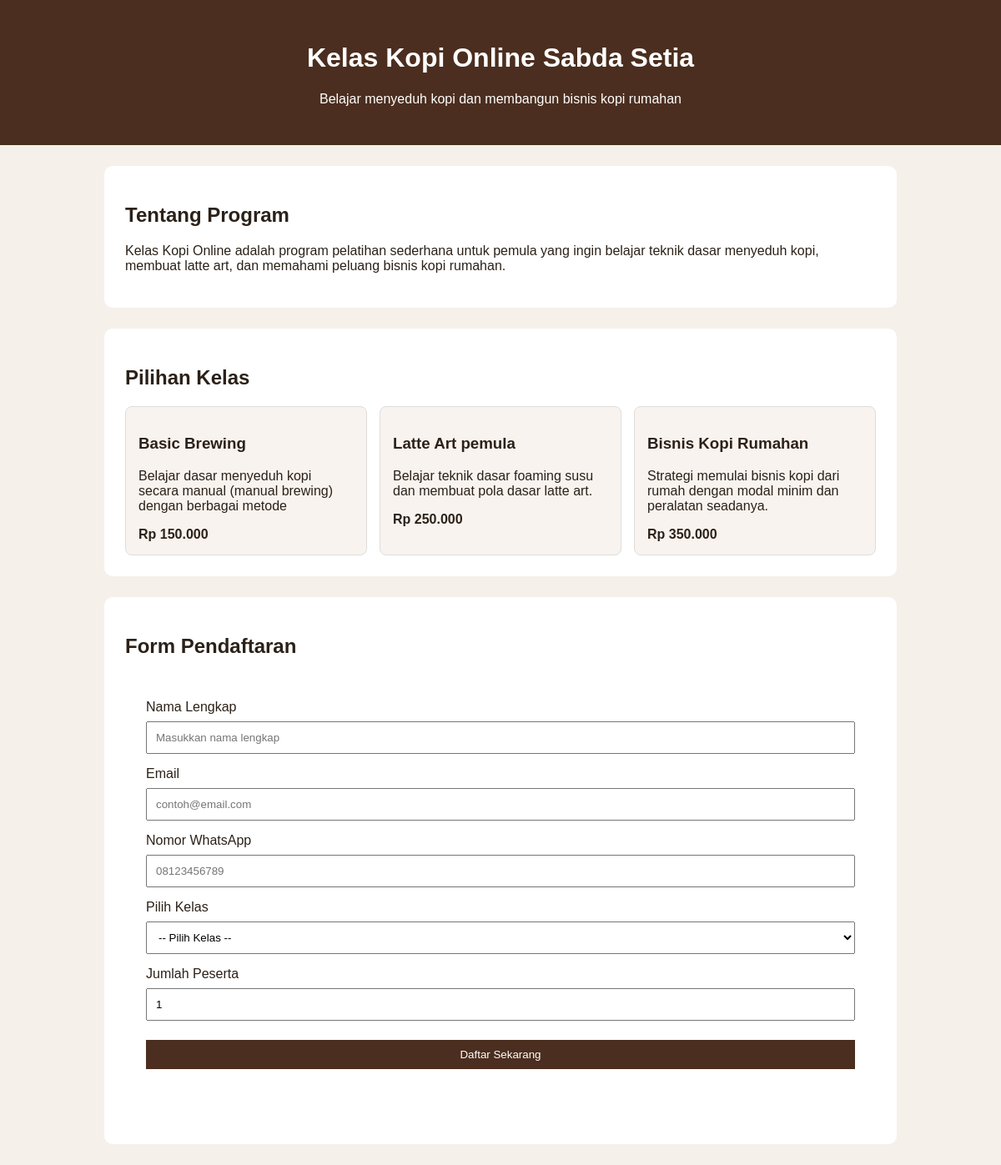
The page / on the database its author committed.
### tables this page shows
CREATE TABLE `courses` (
  `id` int(5) NOT NULL,
  `name` varchar(20) NOT NULL,
  `description` text NOT NULL,
  `price` double NOT NULL
);

### index.php (the view, shortened to what this page needs)
<?php
include "koneksi.php";
?>
<!DOCTYPE html>
<html lang="id">
<head>
    <link rel="stylesheet" href="css/style.css">
</head>
<body>
    <header>
        <h1>Kelas Kopi Online Sabda Setia</h1>
        <p>Belajar menyeduh kopi dan membangun bisnis kopi rumahan</p>
    </header>
    <section>
        <h2>Tentang Program</h2>
        <p>
            Kelas Kopi Online adalah program pelatihan sederhana untuk pemula yang ingin
            belajar teknik dasar menyeduh kopi, membuat latte art, dan memahami peluang
            bisnis kopi rumahan.
        </p>
    </section>
    <section>
        <h2>Pilihan Kelas</h2>
        <div class="cards">
            <?php
            $sql = "select * from courses";
            $query = mysqli_query($conn, $sql);
            while ($result = mysqli_fetch_array($query)) {
            ?>
                <div class="card">
                    <h3><?= $result['name'] ?></h3>
                    <p>
                        <?= $result['description'] ?>
                    </p>
                    <strong>Rp <?= number_format($result['price'], 0, ',', '.') ?> </strong>
                </div>
            <?php
            }
            ?>
        </div>
    </section>
    <section>
        <h2>Form Pendaftaran</h2>
        <?php include "frm_pendaftaran.php"; ?>
    </section>
</body>
</html>

### frm_pendaftaran.php (shortened to what this page needs)
<section>
    <form method="POST" action="sv_pendaftaran.php">
        <label>Nama Lengkap</label>
        <input type="text" name="full_name" placeholder="Masukkan nama lengkap">
        <label>Email</label>
        <input type="email" name="email" placeholder="contoh@email.com">
        <label>Nomor WhatsApp</label>
        <input type="text" name="phone_number" placeholder="08123456789">
        <label>Pilih Kelas</label>
        <select name="course_id">
            <option value="">-- Pilih Kelas --</option>
        </select>
        <label>Jumlah Peserta</label>
        <input type="number" name="participant_count" min="1" value="1">
        <button type="submit" name="daftar">Daftar Sekarang</button>
    </form>
</section>

### css/style.css (style rules this page uses)
body { font-family: Arial, sans-serif; background: #f5f0ea; margin: 0; color: #2b2118; }
header { background: #4b2e1f; color: white; padding: 30px; text-align: center; }
section { max-width: 900px; margin: 25px auto; background: white; padding: 25px; border-radius: 10px; }
.cards { display: flex; gap: 15px; flex-wrap: wrap; }
.card { flex: 1; min-width: 220px; background: #f8f3ef; border: 1px solid #ddd; padding: 15px; border-radius: 8px; }
input, select, button { width: 100%; padding: 10px; margin-top: 8px; margin-bottom: 15px; box-sizing: border-box; }
button { background: #4b2e1f; color: white; border: none; cursor: pointer; }

### rows shown on the page
courses: name "Basic Brewing", description "Belajar dasar menyeduh kopi secara manual (manual brewing) dengan berbagai metode", price "150.000"
courses: name "Latte Art pemula", description "Belajar teknik dasar foaming susu dan membuat pola dasar latte art.", price "250.000"
courses: name "Bisnis Kopi Rumahan", description "Strategi memulai bisnis kopi dari rumah dengan modal minim dan peralatan seadanya.", price "350.000"
